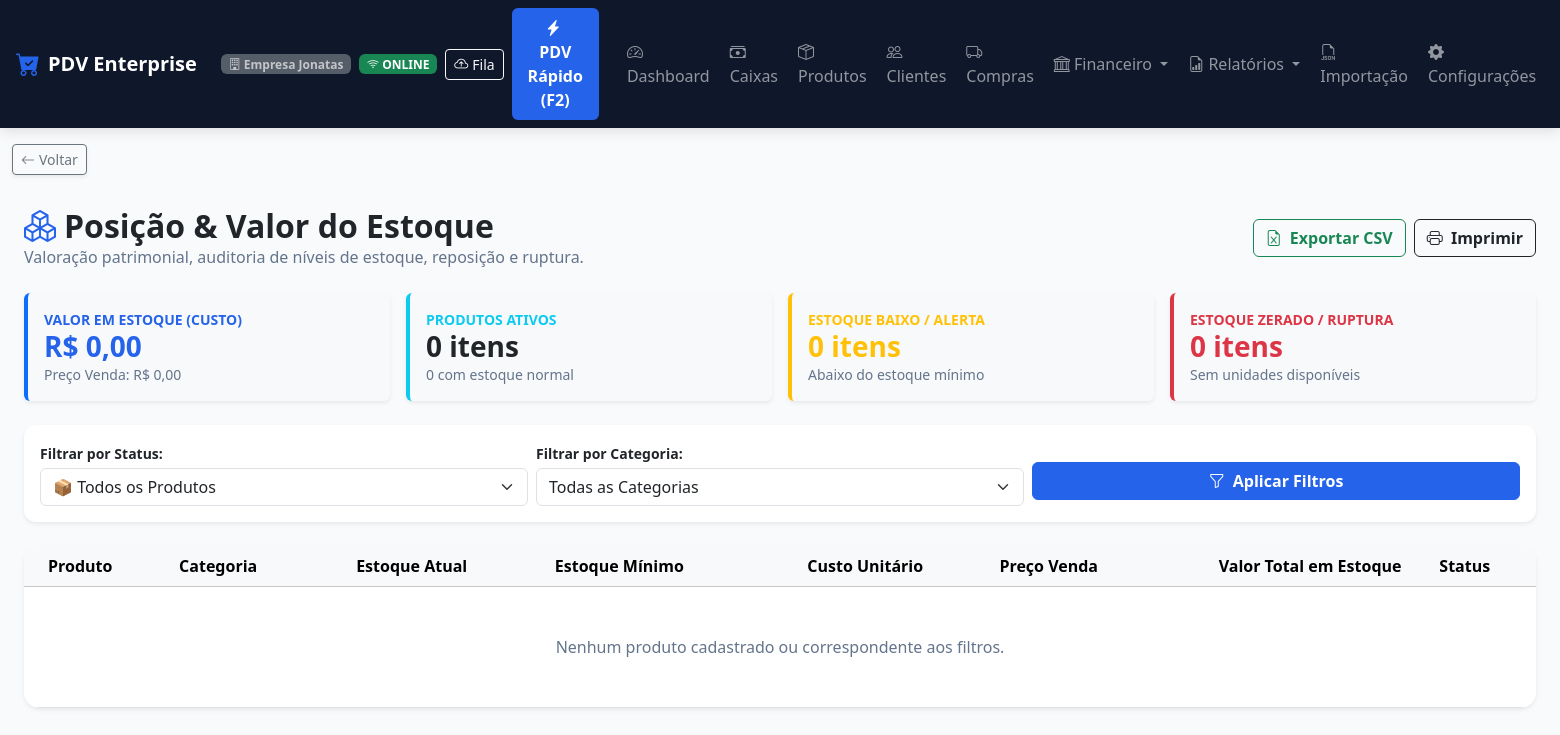
Before: /relatorios/estoque/ (signed in) with the older database file.
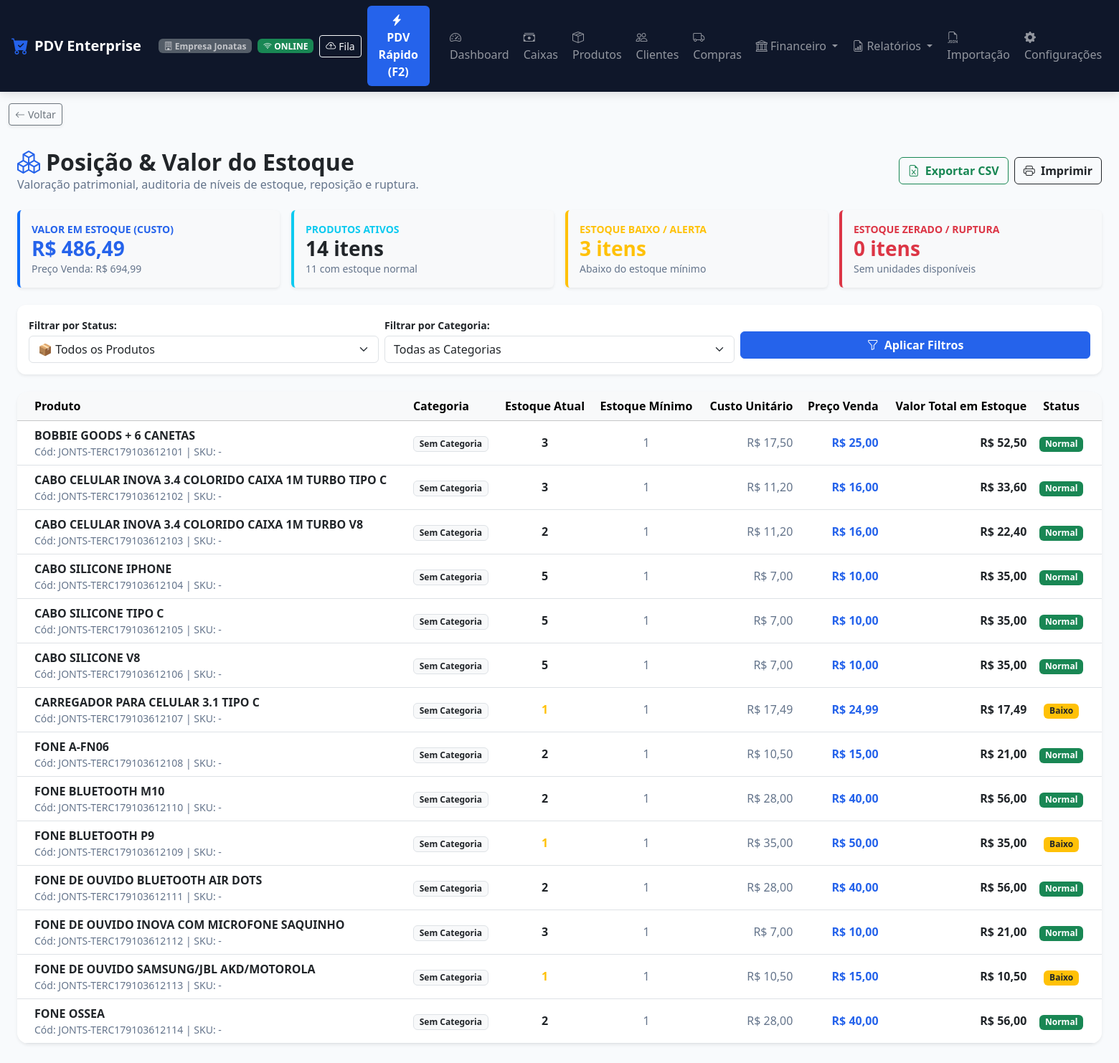
After: the same page with the newer database file.
### apps/produtos/models.py (models this page shows, shortened)
class Produto(TenantModelMixin):
    UNIDADE_CHOICES = [
        ('UN', 'Unidade (UN)'),
        ('KG', 'Quilograma (KG)'),
        ('G', 'Grama (G)'),
        ('L', 'Litro (L)'),
        ('ML', 'Mililitro (ML)'),
        ('LT', 'Lata (LT)'),
        ('CX', 'Caixa (CX)'),
        ('PCT', 'Pacote (PCT)'),
        ('FD', 'Fardo (FD)'),
        ('M2', 'Metro Quadrado (M²)'),
    ]
    categoria = models.ForeignKey(Categoria, on_delete=models.SET_NULL, null=True, blank=True, related_name='produtos')
    fornecedor_principal = models.ForeignKey('clientes.Fornecedor', on_delete=models.SET_NULL, null=True, blank=True, related_name='produtos')
    codigo_barras = models.CharField('Código de Barras (EAN)', max_length=50, db_index=True)
    sku = models.CharField('SKU / Código Interno', max_length=50, blank=True, db_index=True)
    nome = models.CharField('Nome do Produto', max_length=200)
    descricao = models.TextField('Descrição / Detalhes', blank=True)
    preco_custo = models.DecimalField('Preço de Custo (R$)', max_digits=12, decimal_places=3, default=0.00)
    margem_lucro = models.DecimalField('Margem de Lucro Bruto (%)', max_digits=6, decimal_places=2, default=30.00, help_text="Cálculo base: Venda = Custo / (1 - (Margem/100))")
    preco_venda = models.DecimalField('Preço de Venda (R$)', max_digits=12, decimal_places=2, default=0.00)
    estoque_atual = models.DecimalField('Estoque Atual', max_digits=12, decimal_places=3, default=0.000)
    estoque_minimo = models.DecimalField('Estoque Mínimo', max_digits=12, decimal_places=3, default=5.000)
    estoque_maximo = models.DecimalField('Estoque Máximo', max_digits=12, decimal_places=3, default=1000.000, null=True, blank=True)
    unidade_medida = models.CharField('Unidade de Medida', max_length=10, choices=UNIDADE_CHOICES, default='UN')
    controle_estoque = models.BooleanField('Controla Estoque', default=True)
    imagem = models.ImageField('Imagem do Produto', upload_to='produtos/', null=True, blank=True)
    ativo = models.BooleanField('Ativo', default=True)
    is_produto_terceiro = models.BooleanField('Produto de Terceiro', default=False, db_index=True)
    percentual_repasse = models.DecimalField('Percentual de Repasse (%)', max_digits=5, decimal_places=2, default=Decimal('70.00'), null=True, blank=True)
    class Meta:
        verbose_name = 'Produto'
        verbose_name_plural = 'Produtos'
        unique_together = ['empresa', 'codigo_barras']
    @property
    def valor_estoque_custo(self) -> Decimal:
        return self.estoque_atual * self.preco_custo

### apps/relatorios/views.py (the view)
# urls.py: path('estoque/', relatorio_estoque_view, name='relatorio_estoque'),
@login_required
def relatorio_estoque_view(request):
    empresa = request.tenant or request.user.empresa
    status_filtro = request.GET.get('status', 'todos')
    categoria_id = request.GET.get('categoria', '')
    estoque_data = ReportService.get_estoque_report(empresa, status_filtro=status_filtro, categoria_id=categoria_id)
    categorias = Categoria.objects.filter(empresa=empresa).order_by('nome')
    return render(request, 'relatorios/relatorio_estoque.html', {
        'estoque_data': estoque_data,
        'status_filtro': status_filtro,
        'categoria_id': categoria_id,
        'categorias': categorias,
    })

### apps/core/models.py (called while the page is built)
def get_current_tenant():
    return getattr(_thread_locals, 'tenant', None)

def set_current_tenant(tenant):
    _thread_locals.tenant = tenant

def clear_current_tenant():
    if hasattr(_thread_locals, 'tenant'):
        del _thread_locals.tenant

    def get_queryset(self):
        qs = TenantQuerySet(self.model, using=self._db)
        tenant = get_current_tenant()
        if tenant:
            return qs.filter(empresa=tenant)
        return qs

### apps/empresas/context_processors.py (called while the page is built, shortened)
def configuracao_visual_context(request):
    empresa = getattr(request, 'tenant', None)
    if not empresa and hasattr(request, 'user') and request.user.is_authenticated:
        empresa = getattr(request.user, 'empresa', None)
    if empresa:
        config = getattr(empresa, 'configuracao_visual', None)
        if not config:
            config = empresa.get_configuracao_visual()
        return {
            'config_visual': config,
            'css_variables': config.to_css_variables()
        }

### apps/usuarios/models.py (called while the page is built)
    @property
    def is_admin(self):
        return self.cargo == 'ADMIN' or self.is_superuser

    @property
    def is_administrador(self):
        return self.is_admin

### templates/relatorios/relatorio_estoque.html (shortened to what the changed rows need)
{% extends 'base.html' %}
{% block content %}
<div class="container-fluid py-3">
    <div class="d-flex justify-content-between align-items-center mb-4 flex-wrap gap-2">
        <div>
            <h2 class="fw-bold text-dark mb-0"><i class="bi bi-boxes text-primary me-2"></i>Posição & Valor do Estoque</h2>
        </div>
    </div>
    <div class="row g-3 mb-4">
        <div class="col-12 col-md-3">
            <div class="card p-3 border-0 shadow-sm border-start border-primary border-4 bg-light">
                <span class="text-primary small text-uppercase fw-bold">Valor em Estoque (Custo)</span>
                <h3 class="fw-bold text-primary mb-0">R$ {{ estoque_data.valor_total_custo|floatformat:2 }}</h3>
                <small class="text-muted">Preço Venda: R$ {{ estoque_data.valor_total_venda|floatformat:2 }}</small>
            </div>
        </div>
        <div class="col-12 col-md-3">
            <div class="card p-3 border-0 shadow-sm border-start border-info border-4 bg-light">
                <span class="text-info small text-uppercase fw-bold">Produtos Ativos</span>
                <h3 class="fw-bold text-dark mb-0">{{ estoque_data.total_produtos_ativos }} itens</h3>
                <small class="text-muted">{{ estoque_data.qtd_normais }} com estoque normal</small>
            </div>
        </div>
        <div class="col-12 col-md-3">
            <div class="card p-3 border-0 shadow-sm border-start border-warning border-4 bg-light">
                <span class="text-warning small text-uppercase fw-bold">Estoque Baixo / Alerta</span>
                <h3 class="fw-bold text-warning mb-0">{{ estoque_data.qtd_baixo }} itens</h3>
                <small class="text-muted">Abaixo do estoque mínimo</small>
            </div>
        </div>
    </div>
    <div class="card card-custom p-0 border-0 shadow-sm rounded-4 overflow-hidden">
        <div class="table-responsive">
            <table class="table table-hover align-middle mb-0">
                <thead class="table-light">
                    <tr>
                        <th class="ps-4">Produto</th>
                        <th>Categoria</th>
                        <th class="text-center">Estoque Atual</th>
                        <th class="text-center">Estoque Mínimo</th>
                        <th class="text-end">Custo Unitário</th>
                        <th class="text-end">Preço Venda</th>
                        <th class="text-end">Valor Total em Estoque</th>
                        <th class="text-center pe-4">Status</th>
                    </tr>
                </thead>
                <tbody>
                    {% for p in estoque_data.produtos %}
                    <tr class="{% if p.estoque_atual <= 0 %}table-danger-subtle{% elif p.estoque_atual <= p.estoque_minimo %}table-warning-subtle{% endif %}">
                        <td class="ps-4">
                            <strong class="text-dark">{{ p.nome }}</strong>
                            <small class="d-block text-muted">Cód: {{ p.codigo_barras|default:"-" }} | SKU: {{ p.sku|default:"-" }}</small>
                        </td>
                        <td><span class="badge bg-light text-dark border">{{ p.categoria.nome|default:"Sem Categoria" }}</span></td>
                        <td class="text-center fw-bold fs-6 {% if p.estoque_atual <= 0 %}text-danger{% elif p.estoque_atual <= p.estoque_minimo %}text-warning{% else %}text-dark{% endif %}">
                            {{ p.estoque_atual|floatformat:0 }}
                        </td>
                        <td class="text-center text-muted">{{ p.estoque_minimo|floatformat:0 }}</td>
                        <td class="text-end text-muted">R$ {{ p.preco_custo|floatformat:2 }}</td>
                        <td class="text-end text-primary fw-semibold">R$ {{ p.preco_venda|floatformat:2 }}</td>
                        <td class="text-end fw-bold text-dark">R$ {{ p.valor_estoque_custo|floatformat:2 }}</td>
                        <td class="text-center pe-4">
                            {% if p.estoque_atual <= 0 %}
                                <span class="badge bg-danger">Zerado</span>
                            {% elif p.estoque_atual <= p.estoque_minimo %}
                                <span class="badge bg-warning text-dark">Baixo</span>
                            {% else %}
                                <span class="badge bg-success">Normal</span>
                            {% endif %}
                        </td>
                    </tr>
                    {% empty %}
                    <tr>
                        <td colspan="8" class="text-center text-muted py-5">Nenhum produto cadastrado ou correspondente aos filtros.</td>
                    </tr>
                    {% endfor %}
                </tbody>
            </table>
        </div>
    </div>
</div>
{% endblock %}

Changed rows visible on the page:
added Produto: nome "BOBBIE GOODS + 6 CANETAS", codigo_barras "JONTS-TERC179103612101", sku "-", categoria.nome "Sem Categoria", estoque_atual "3", estoque_minimo "1", preco_custo "17,50", preco_venda "25,00", valor_estoque_custo "52,50", shows "Normal"
added Produto: nome "CABO CELULAR INOVA 3.4 COLORIDO CAIXA 1M TURBO TIPO C", codigo_barras "JONTS-TERC179103612102", sku "-", categoria.nome "Sem Categoria", estoque_atual "3", estoque_minimo "1", preco_custo "11,20", preco_venda "16,00", valor_estoque_custo "33,60", shows "Normal"
added Produto: nome "CABO CELULAR INOVA 3.4 COLORIDO CAIXA 1M TURBO V8", codigo_barras "JONTS-TERC179103612103", sku "-", categoria.nome "Sem Categoria", estoque_atual "2", estoque_minimo "1", preco_custo "11,20", preco_venda "16,00", valor_estoque_custo "22,40", shows "Normal"
added Produto: nome "CABO SILICONE IPHONE", codigo_barras "JONTS-TERC179103612104", sku "-", categoria.nome "Sem Categoria", estoque_atual "5", estoque_minimo "1", preco_custo "7,00", preco_venda "10,00", valor_estoque_custo "35,00", shows "Normal"
added Produto: nome "CABO SILICONE TIPO C", codigo_barras "JONTS-TERC179103612105", sku "-", categoria.nome "Sem Categoria", estoque_atual "5", estoque_minimo "1", preco_custo "7,00", preco_venda "10,00", valor_estoque_custo "35,00", shows "Normal"
added Produto: nome "CABO SILICONE V8", codigo_barras "JONTS-TERC179103612106", sku "-", categoria.nome "Sem Categoria", estoque_atual "5", estoque_minimo "1", preco_custo "7,00", preco_venda "10,00", valor_estoque_custo "35,00", shows "Normal"
added Produto: nome "CARREGADOR PARA CELULAR 3.1 TIPO C", codigo_barras "JONTS-TERC179103612107", sku "-", categoria.nome "Sem Categoria", estoque_atual "1", estoque_minimo "1", preco_custo "17,49", preco_venda "24,99", valor_estoque_custo "17,49", shows "Baixo"
added Produto: nome "FONE A-FN06", codigo_barras "JONTS-TERC179103612108", sku "-", categoria.nome "Sem Categoria", estoque_atual "2", estoque_minimo "1", preco_custo "10,50", preco_venda "15,00", valor_estoque_custo "21,00", shows "Normal"
added Produto: nome "FONE BLUETOOTH M10", codigo_barras "JONTS-TERC179103612110", sku "-", categoria.nome "Sem Categoria", estoque_atual "2", estoque_minimo "1", preco_custo "28,00", preco_venda "40,00", valor_estoque_custo "56,00", shows "Normal"
added Produto: nome "FONE BLUETOOTH P9", codigo_barras "JONTS-TERC179103612109", sku "-", categoria.nome "Sem Categoria", estoque_atual "1", estoque_minimo "1", preco_custo "35,00", preco_venda "50,00", valor_estoque_custo "35,00", shows "Baixo"
added Produto: nome "FONE DE OUVIDO BLUETOOTH AIR DOTS", codigo_barras "JONTS-TERC179103612111", sku "-", categoria.nome "Sem Categoria", estoque_atual "2", estoque_minimo "1", preco_custo "28,00", preco_venda "40,00", valor_estoque_custo "56,00", shows "Normal"
added Produto: nome "FONE DE OUVIDO INOVA COM MICROFONE SAQUINHO", codigo_barras "JONTS-TERC179103612112", sku "-", categoria.nome "Sem Categoria", estoque_atual "3", estoque_minimo "1", preco_custo "7,00", preco_venda "10,00", valor_estoque_custo "21,00", shows "Normal"
added Produto: nome "FONE DE OUVIDO SAMSUNG/JBL AKD/MOTOROLA", codigo_barras "JONTS-TERC179103612113", sku "-", categoria.nome "Sem Categoria", estoque_atual "1", estoque_minimo "1", preco_custo "10,50", preco_venda "15,00", valor_estoque_custo "10,50", shows "Baixo"
added Produto: nome "FONE OSSEA", codigo_barras "JONTS-TERC179103612114", sku "-", categoria.nome "Sem Categoria", estoque_atual "2", estoque_minimo "1", preco_custo "28,00", preco_venda "40,00", valor_estoque_custo "56,00", shows "Normal"
Other visible differences:
{{ estoque_data.valor_total_custo|floatformat:2 }}: "0,00" → "486,49"
{{ estoque_data.valor_total_venda|floatformat:2 }}: "0,00" → "694,99"
{{ estoque_data.total_produtos_ativos }}: "0" → "14"
{{ estoque_data.qtd_normais }}: "0" → "11"
{{ estoque_data.qtd_baixo }}: "0" → "3"
text no longer shown: "Nenhum produto cadastrado ou correspondente aos filtros."
